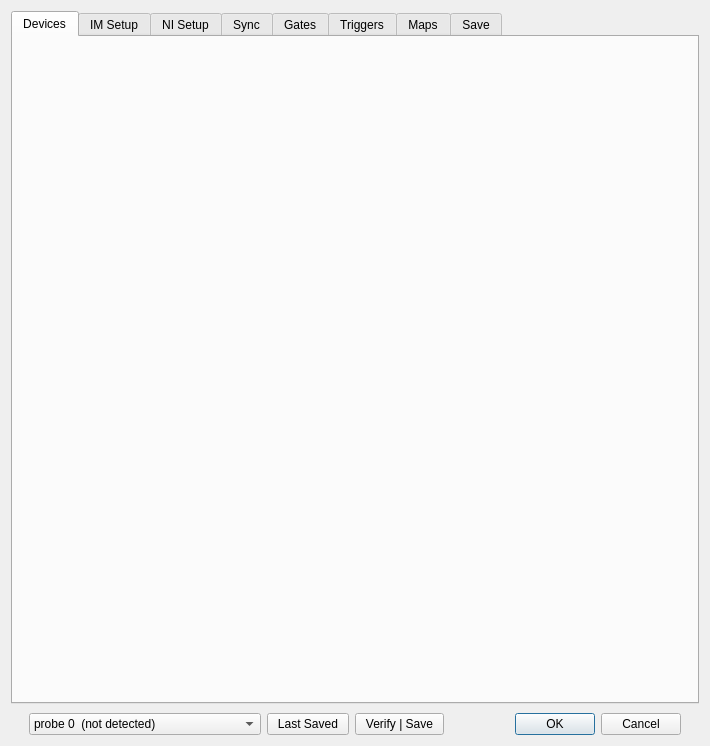
<?xml version="1.0" encoding="UTF-8"?>
<ui version="4.0">
 <class>ConfigureDialog</class>
 <widget class="QDialog" name="ConfigureDialog">
  <property name="windowModality">
   <enum>Qt::ApplicationModal</enum>
  </property>
  <property name="geometry">
   <rect>
    <x>0</x>
    <y>0</y>
    <width>710</width>
    <height>746</height>
   </rect>
  </property>
  <property name="sizePolicy">
   <sizepolicy hsizetype="MinimumExpanding" vsizetype="Preferred">
    <horstretch>0</horstretch>
    <verstretch>0</verstretch>
   </sizepolicy>
  </property>
  <property name="minimumSize">
   <size>
    <width>710</width>
    <height>746</height>
   </size>
  </property>
  <property name="windowTitle">
   <string>Configure Acquisition</string>
  </property>
  <property name="windowIcon">
   <iconset>
    <normaloff>../../../../.designer/backup/Icon-Config.xpm</normaloff>../../../../.designer/backup/Icon-Config.xpm</iconset>
  </property>
  <property name="toolTip">
   <string/>
  </property>
  <property name="modal">
   <bool>true</bool>
  </property>
  <layout class="QGridLayout" name="gridLayout">
   <property name="verticalSpacing">
    <number>9</number>
   </property>
   <item row="0" column="0">
    <widget class="QTabWidget" name="tabsW">
     <property name="sizePolicy">
      <sizepolicy hsizetype="Preferred" vsizetype="Expanding">
       <horstretch>0</horstretch>
       <verstretch>0</verstretch>
      </sizepolicy>
     </property>
     <property name="focusPolicy">
      <enum>Qt::StrongFocus</enum>
     </property>
     <property name="tabShape">
      <enum>QTabWidget::Rounded</enum>
     </property>
     <property name="currentIndex">
      <number>0</number>
     </property>
     <property name="usesScrollButtons">
      <bool>true</bool>
     </property>
     <widget class="QWidget" name="devTab">
      <attribute name="title">
       <string>Devices</string>
      </attribute>
     </widget>
     <widget class="QWidget" name="imTab">
      <attribute name="title">
       <string>IM Setup</string>
      </attribute>
     </widget>
     <widget class="QWidget" name="niTab">
      <attribute name="title">
       <string>NI Setup</string>
      </attribute>
     </widget>
     <widget class="QWidget" name="syncTab">
      <attribute name="title">
       <string>Sync</string>
      </attribute>
     </widget>
     <widget class="QWidget" name="gateTab">
      <attribute name="title">
       <string>Gates</string>
      </attribute>
     </widget>
     <widget class="QWidget" name="trigTab">
      <attribute name="title">
       <string>Triggers</string>
      </attribute>
     </widget>
     <widget class="QWidget" name="mapTab">
      <attribute name="title">
       <string>Maps</string>
      </attribute>
     </widget>
     <widget class="QWidget" name="snsTab">
      <attribute name="title">
       <string>Save</string>
      </attribute>
     </widget>
    </widget>
   </item>
   <item row="1" column="0">
    <layout class="QHBoxLayout" name="horizontalLayout">
     <property name="spacing">
      <number>6</number>
     </property>
     <property name="leftMargin">
      <number>18</number>
     </property>
     <property name="rightMargin">
      <number>18</number>
     </property>
     <item>
      <widget class="QComboBox" name="probeCB">
       <property name="sizePolicy">
        <sizepolicy hsizetype="MinimumExpanding" vsizetype="Fixed">
         <horstretch>0</horstretch>
         <verstretch>0</verstretch>
        </sizepolicy>
       </property>
       <property name="focusPolicy">
        <enum>Qt::ClickFocus</enum>
       </property>
       <property name="toolTip">
        <string>Current imec settings apply to this probe</string>
       </property>
       <item>
        <property name="text">
         <string>probe 0  (not detected)</string>
        </property>
       </item>
      </widget>
     </item>
     <item>
      <widget class="QPushButton" name="resetBut">
       <property name="sizePolicy">
        <sizepolicy hsizetype="Preferred" vsizetype="Fixed">
         <horstretch>0</horstretch>
         <verstretch>0</verstretch>
        </sizepolicy>
       </property>
       <property name="text">
        <string>  Last Saved  </string>
       </property>
      </widget>
     </item>
     <item>
      <widget class="QPushButton" name="verifyBut">
       <property name="sizePolicy">
        <sizepolicy hsizetype="Preferred" vsizetype="Fixed">
         <horstretch>0</horstretch>
         <verstretch>0</verstretch>
        </sizepolicy>
       </property>
       <property name="text">
        <string>  Verify | Save  </string>
       </property>
      </widget>
     </item>
     <item>
      <widget class="QDialogButtonBox" name="buttonBox">
       <property name="sizePolicy">
        <sizepolicy hsizetype="Preferred" vsizetype="Fixed">
         <horstretch>0</horstretch>
         <verstretch>0</verstretch>
        </sizepolicy>
       </property>
       <property name="focusPolicy">
        <enum>Qt::StrongFocus</enum>
       </property>
       <property name="orientation">
        <enum>Qt::Horizontal</enum>
       </property>
       <property name="standardButtons">
        <set>QDialogButtonBox::Cancel|QDialogButtonBox::Ok</set>
       </property>
      </widget>
     </item>
    </layout>
   </item>
  </layout>
 </widget>
 <tabstops>
  <tabstop>buttonBox</tabstop>
  <tabstop>resetBut</tabstop>
  <tabstop>verifyBut</tabstop>
  <tabstop>tabsW</tabstop>
 </tabstops>
 <resources/>
 <connections>
  <connection>
   <sender>buttonBox</sender>
   <signal>rejected()</signal>
   <receiver>ConfigureDialog</receiver>
   <slot>reject()</slot>
   <hints>
    <hint type="sourcelabel">
     <x>732</x>
     <y>484</y>
    </hint>
    <hint type="destinationlabel">
     <x>286</x>
     <y>274</y>
    </hint>
   </hints>
  </connection>
 </connections>
 <designerdata>
  <property name="gridDeltaX">
   <number>10</number>
  </property>
  <property name="gridDeltaY">
   <number>10</number>
  </property>
  <property name="gridSnapX">
   <bool>true</bool>
  </property>
  <property name="gridSnapY">
   <bool>true</bool>
  </property>
  <property name="gridVisible">
   <bool>true</bool>
  </property>
 </designerdata>
</ui>
